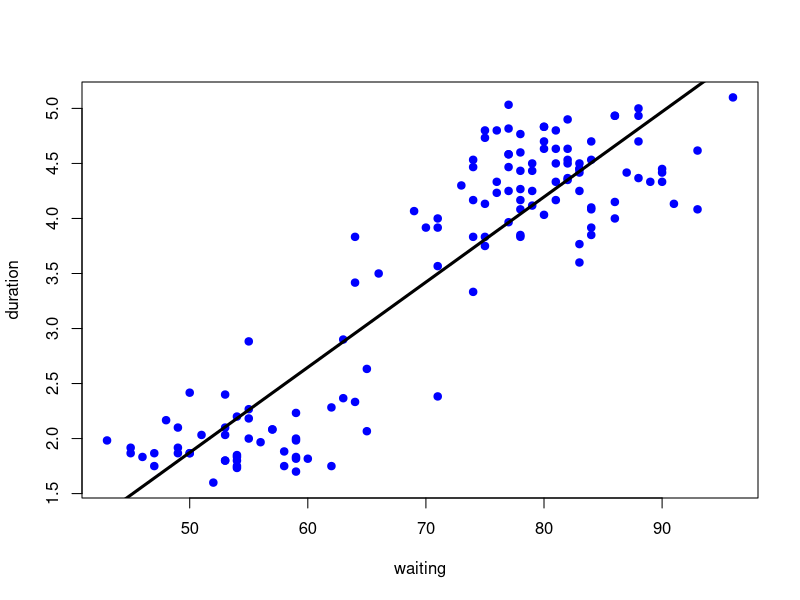
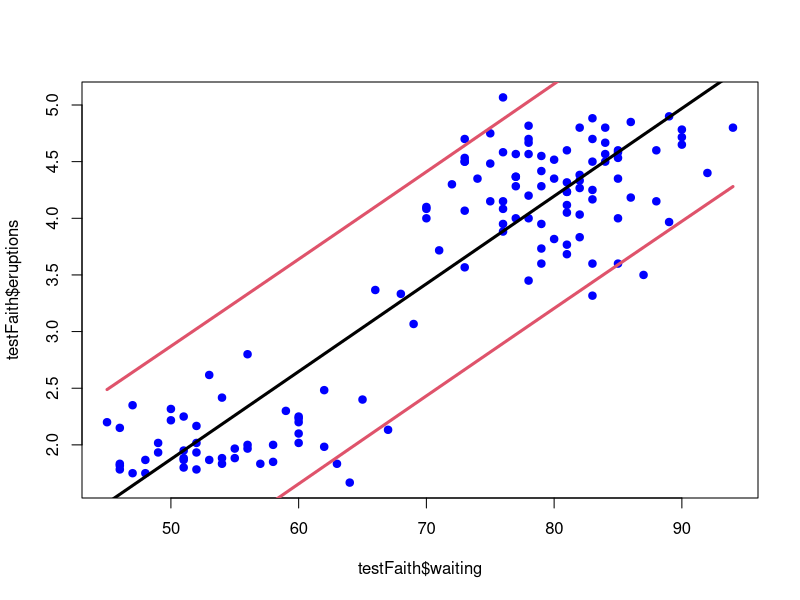

The R source for these figures, in order:
library(caret);data(faithful);set.seed(236)

# Get data
inTrain <- createDataPartition(y=faithful$waiting, p=0.5, list=FALSE)
trainFaith <- faithful[inTrain,]
testFaith <- faithful[-inTrain,]
head(trainFaith)


# Fit linear model
lm1 <- lm(eruptions ~ waiting, data = trainFaith)
summary(lm1)

# Plot
plot(trainFaith$waiting, trainFaith$eruptions, pch=19, col="blue", xlab="waiting", ylab="duration")
lines(trainFaith$waiting, lm1$fitted,lwd=3)

# Predict a new value
  # option 1
  coef(lm1)[1] + coef(lm1)[2]*80
  # option 2
  newdata <- data.frame(waiting=80)
  predict(lm1,newdata)
  
# Get RMSE
sqrt(sum((lm1$fitted-trainFaith$eruptions)^2))
sqrt(sum((predict(lm1,newdata=testFaith)-testFaith$eruptions)^2))
  
# Prediction Intervals
pred1 <- predict(lm1, newdata=testFaith, interval="prediction")
ord <- order(testFaith$waiting)
plot(testFaith$waiting,testFaith$eruptions,pch=19,col="blue")
matlines(testFaith$waiting[ord], pred1[ord,],type="l",col=c(1,2,2),lty=c(1,1,1),lwd=3)


# Do it with caret
modFit <- train(eruptions~waiting, data=trainFaith, method="lm")
summary(modFit$finalModel)
